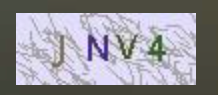
#> input picture com/testopenc/images/img.png, 218 x 95 px
$ python '04画图.py'
#> lines starting #> are read from the running program, lines starting #| are printed output that depends on the picture; after the words box and inside, x2 and y2 are one past the last pixel; in counts of white or black regions, pixels touching at a corner belong together
import cv2 as cv

img=cv.imread(r'./images/img.png')
#> img is the input picture: shape (95, 218, 3); mean B, G, R 157.2, 149.9, 151.9
x,y,w,h=30,30,20,20
# 绘制矩形
# cv.rectangle(img,(x,y,x+w,y+h),color=(0,255,0),thickness=3)
# cv.imshow('huatu_img',img)
# 绘制圆,raduis半径
x1,y1,r=60,50,30
cv.circle(img,center=(x1,y1),radius=r,color=(0,0,255),thickness=2)
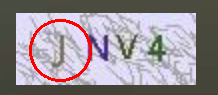
#> img: shape (95, 218, 3); 2.71% of pixels changed, all inside (x1, y1, x2, y2) = (29, 19, 92, 82)
cv.imshow('huatu_img',img)
cv.waitKey(0)
cv.destroyWindow()
